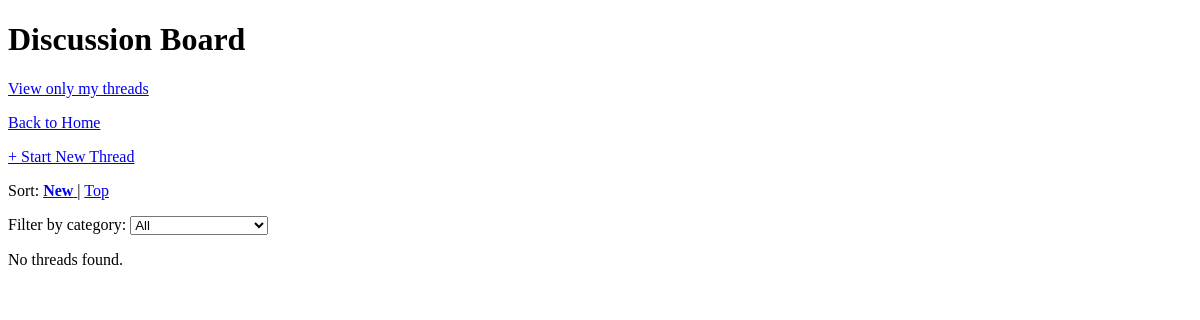
Page /forum (signed in) on the earlier database version.
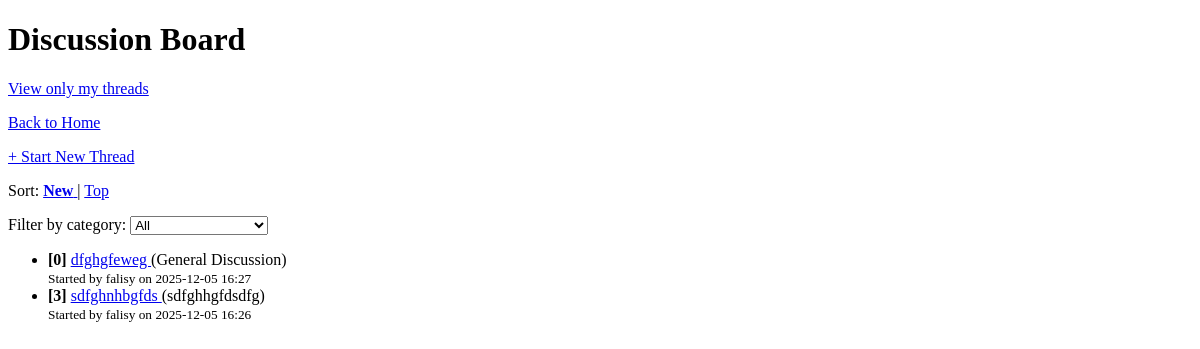
Same page on the later database version.
### main.py (models this page shows)
class Thread(db.Model):
    id = db.Column(db.Integer, primary_key=True)
    title = db.Column(db.String(150), nullable=False)
    body = db.Column(db.Text, nullable=True)
    category = db.Column(db.String(50))
    creator_id = db.Column(db.Integer, db.ForeignKey('user.id'), nullable=False)
    created_at = db.Column(db.DateTime, default=datetime.utcnow)
    score = db.Column(db.Integer, default=0)
    creator = db.relationship('User', backref='threads')

class User(db.Model, UserMixin):
    id = db.Column(db.Integer, primary_key=True)
    username = db.Column(db.String(20), nullable=False, unique=True)
    email = db.Column(db.String(20), nullable=False, unique=True)
    password = db.Column(db.String(80), nullable=False)
    role = db.Column(db.String(10), nullable=False)  # 'student' or 'mentor'

### main.py (the view)
@app.route('/forum')
@login_required
def forum():
    selected_category = request.args.get('category', 'All')
    sort = request.args.get('sort', 'new')
    query = Thread.query
    if selected_category == 'All':
        pass
    elif selected_category == 'Other':
        query = query.filter(Thread.category.notin_(BASE_THREAD_CATEGORIES))
    else:
        query = query.filter_by(category=selected_category)
    if sort == 'top':
        query = query.order_by(Thread.score.desc(), Thread.created_at.desc())
    else:  # 'new'
        query = query.order_by(Thread.created_at.desc())
    threads = query.all()
    return render_template(
        'forum.html',
        threads=threads,
        selected_category=selected_category,
        sort=sort,
        mine=False
    )

### main.py (called while the page is built)
@login_manager.user_loader
def load_user(user_id):
    return User.query.get(int(user_id))

### templates/forum.html (shortened to what this page needs)
<!DOCTYPE html>
<html lang="en">
<head>
</head>
<body>
    {% if mine %}
        <h1>My Discussion Threads</h1>
        <p><a href="{{ url_for('forum') }}">View all threads</a></p>
    {% else %}
        <h1>Discussion Board</h1>
        <p><a href="{{ url_for('my_threads') }}">View only my threads</a></p>
    {% endif %}
    <p><a href="{{ url_for('home') }}">Back to Home</a></p>
    <p><a href="{{ url_for('create_thread') }}">+ Start New Thread</a></p>
    <p>
        Sort:
        <a href="{{ url_for('forum', category=selected_category, sort='new') }}">
            {% if sort == 'new' %}<strong>New</strong>{% else %}New{% endif %}
        </a> |
        <a href="{{ url_for('forum', category=selected_category, sort='top') }}">
            {% if sort == 'top' %}<strong>Top</strong>{% else %}Top{% endif %}
        </a>
    </p>
    <form method="get">
        <label for="category">Filter by category:</label>
        <select name="category" id="category" onchange="this.form.submit()">
            <option value="All" {% if selected_category == 'All' %}selected{% endif %}>All</option>
        </select>
    </form>
    {% if threads %}
        <ul>
            {% for thread in threads %}
                <li>
                    <strong>[{{ thread.score or 0 }}]</strong>
                    <a href="{{ url_for('thread_detail', thread_id=thread.id) }}">
                        {{ thread.title }}
                    </a>
                    {% if thread.category %}
                        ({{ thread.category }})
                    {% endif %}
                    <br>
                    <small>
                        Started by {{ thread.creator.username }}
                        on {{ thread.created_at.strftime('%Y-%m-%d %H:%M') }}
                    </small>
                </li>
            {% endfor %}
        </ul>
    {% else %}
        <p>No threads found.</p>
    {% endif %}
</body>
</html>

Differences in the rows shown:
added Thread: score "0", title "dfghgfeweg", category "General Discussion", creator.username "falisy", created_at "2025-12-05 16:27"
added Thread: score "3", title "sdfghnhbgfds", category "sdfghhgfdsdfg", creator.username "falisy", created_at "2025-12-05 16:26"
Other differences:
text no longer shown: "No threads found."
